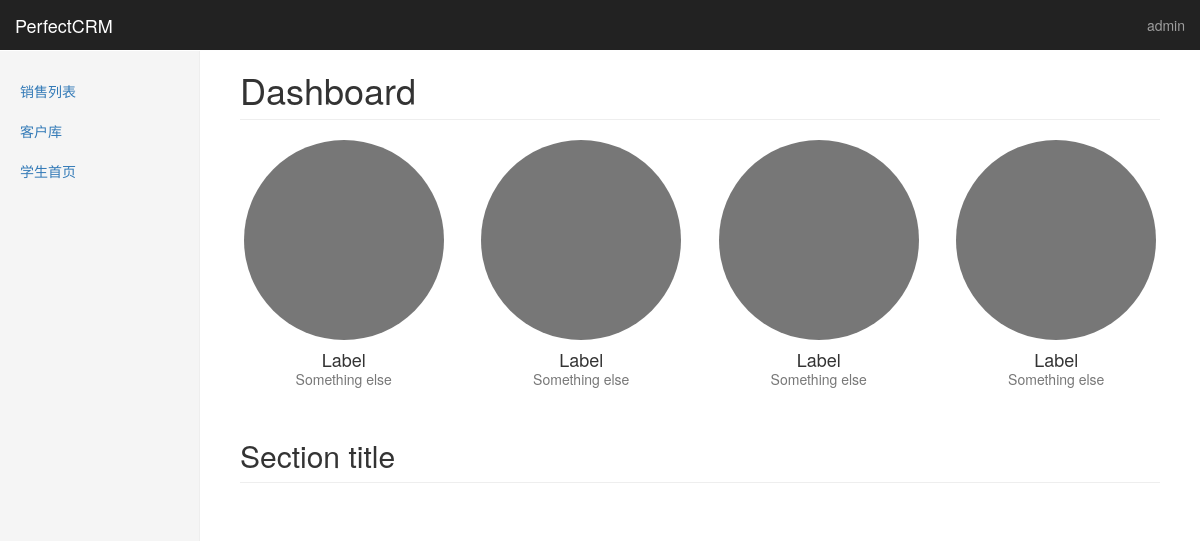
Page /crm/ (signed in) on the committed database.
### crm/models.py (models this page shows, shortened)
class Menu(models.Model):
    name = models.CharField(max_length=32)
    url_name = models.CharField(max_length=64)
    class Meta:
        verbose_name_plural = "菜单"

### crm/views.py (the view)
def index(request):
    return render(request, 'index.html')

### templates/index.html (shortened to what this page needs)
{% extends 'base.html' %}
{% block body %}
<body>
    <nav class="navbar navbar-inverse navbar-fixed-top">
        <div class="container-fluid">
            <div class="navbar-header">
              <a class="navbar-brand" >PerfectCRM</a>
            </div>
            <div id="navbar" class="navbar-collapse collapse">
              <ul class="nav navbar-nav navbar-right">
                <li><a href="#">{{ request.user }}</a></li>
              </ul>
            </div>
        </div>
    </nav>
    <div class="container-fluid">
        <div class="row">
            <div class="col-sm-3 col-md-2 sidebar">
                <ul class="nav nav-sidebar">
                    {% for role in request.user.userprofile.roles.all %}
                        {% for menu in role.menus.all %}
                            <li class=""><a href="{% url menu.url_name %}">{{ menu.name }}</a></li>
                        {% endfor %}
                    {% endfor %}
                </ul>
            </div>
            <div class="col-sm-9 col-sm-offset-3 col-md-10 col-md-offset-2 main">
                {% block page-content %}
                <h1 class="page-header">Dashboard</h1>
                <div class="row placeholders">
                    <div class="col-xs-6 col-sm-3 placeholder">
                        <img width="200" height="200" class="img-responsive" alt="Generic placeholder thumbnail">
                        <h4>Label</h4>
                        <span class="text-muted">Something else</span>
                    </div>
                    <div class="col-xs-6 col-sm-3 placeholder">
                        <img width="200" height="200" class="img-responsive" alt="Generic placeholder thumbnail">
                        <h4>Label</h4>
                        <span class="text-muted">Something else</span>
                    </div>
                    <div class="col-xs-6 col-sm-3 placeholder">
                        <img width="200" height="200" class="img-responsive" alt="Generic placeholder thumbnail">
                        <h4>Label</h4>
                        <span class="text-muted">Something else</span>
                    </div>
                    <div class="col-xs-6 col-sm-3 placeholder">
                        <img width="200" height="200" class="img-responsive" alt="Generic placeholder thumbnail">
                        <h4>Label</h4>
                        <span class="text-muted">Something else</span>
                    </div>
                </div>
                <h2 class="sub-header">Section title</h2>
                {% endblock %}
            </div>
        </div>
    </div>
</body>
{% endblock %}

### templates/base.html (shortened to what this page needs)
<!DOCTYPE html>
<html lang="zh-CN"><head><meta http-equiv="Content-Type" content="text/html; charset=UTF-8">
    <link href="/static/css/bootstrap.min.css" rel="stylesheet">
    <link href="/static/css/ie10-viewport-bug-workaround.css" rel="stylesheet">
    <link href="/static/css/dashboard.css" rel="stylesheet">
  </head>
{% block body %}
{% endblock %}
</html>

### statics/css/dashboard.css (style rules this page uses)
body { padding-top: 50px; }
.sub-header { padding-bottom: 10px; border-bottom: 1px solid #eee; }
.navbar-fixed-top { border: 0; }
.sidebar { display: none; }
@media (min-width: 768px) { .sidebar { position: fixed; top: 51px; bottom: 0; left: 0; z-index: 1000; display: block; padding: 20px; overflow-x: hidden; overflow-y: auto; background-color: #f5f5f5; border-right: 1px solid #eee; } }
.nav-sidebar { margin-right: -21px; margin-bottom: 20px; margin-left: -20px; }
.nav-sidebar > li > a { padding-right: 20px; padding-left: 20px; }
.main { padding: 20px; }
@media (min-width: 768px) { .main { padding-right: 40px; padding-left: 40px; } }
.main .page-header { margin-top: 0; }
.placeholders { margin-bottom: 30px; text-align: center; }
.placeholders h4 { margin-bottom: 0; }
.placeholder { margin-bottom: 20px; }
.placeholder img { display: inline-block; border-radius: 50%; }

### rows in the picture
Menu: name "销售列表"
Menu: name "客户库"
Menu: name "学生首页"

### other values in the picture
{{ request.user }} "admin"
